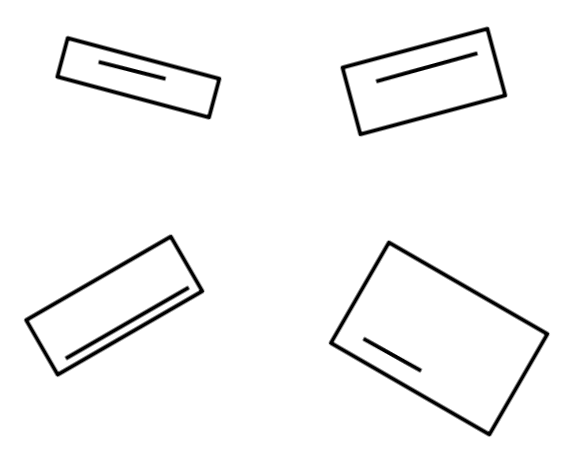
#> input picture Task 1/image.png, 563 x 451 px, found by its file name
$ jupyter execute rectangle_alignment_notebook.ipynb
#> lines starting #> are read from the running program, lines starting #| are printed output that depends on the picture; after the words box and inside, x2 and y2 are one past the last pixel; in counts of white or black regions, pixels touching at a corner belong together
[cell 1]
import cv2
import matplotlib.pyplot as plt
import numpy as np
import math

# config------------------------------
IMAGE_PATH = "image.png"
# first rectangle image size
# is retrieved manually through ms.pain
RECTANGLE_FIRST_SIZE = (200,250)
# coordinate of two endpoints of the base of each rectangles
BASE_LINES = [[(50,75),(209,118)],[(359, 134,), (505,95)],[(203, 291),(56, 375)],[(328, 343), (489, 435)]]


# helper functions------------------------------
def rotate_image(image, angle):  #rotate the image about the given angle around the center of the image
    image_center = tuple(np.array(image.shape[1::-1]) / 2)
    rot_mat = cv2.getRotationMatrix2D(image_center, angle, 1.0)
    result = cv2.warpAffine(image, rot_mat, image.shape[1::-1],
                            flags=cv2.INTER_LINEAR,
                            borderMode = cv2.BORDER_CONSTANT,
                            borderValue=255)

    return result

def get_angle(point1, point2): #return the angle between two points
    base = point2[0] - point1[0]
    perpendicular = point2[1] - point1[1]
    theta = math.degrees(math.atan(perpendicular/base))
    return theta

def align_rectangle(rectangle_images, base_lines_coord):
    """It takes a list of cropped rectangles and a list of each rectangle base lines
    and returns the list of aligned rectangle images."""
    aligned_rectangles = []
    for rect_img, base_coord in zip(rectangle_images,base_lines_coord):
        theta = get_angle(*base_coord)
        aligned_rectangles.append(rotate_image(rect_img,theta))
    return aligned_rectangles


def merge_images(final_image_shape,
                 list_images,
                 rectangle_first_size=RECTANGLE_FIRST_SIZE):
    """It merges the given list of aligned rectangular images.
    It takes the shape of the image after merged and list of images"""

    merged_image = np.ones(final_image_shape) * 255 # initialize all the pixels are white, it is not mandatory
    merged_image[:rectangle_first_size[0],
                 :rectangle_first_size[1]] = list_images[0]
    merged_image[:rectangle_first_size[0],
                 rectangle_first_size[1]:] = list_images[1]
    merged_image[rectangle_first_size[0]:,
                 :rectangle_first_size[1]] = list_images[2]
    merged_image[rectangle_first_size[0]:,
                 rectangle_first_size[1]:] = list_images[3]
    return merged_image


# main method----------------------------------
def run(show_image = True, save_image = True):
    # loading image
#> called with show_image = True, save_image = True
    image = cv2.imread(IMAGE_PATH)
#> image is the input picture: shape (451, 563, 3); min 0, max 255, mean 246.1
    # transforming into gray image
    gray_image = cv2.cvtColor(image,cv2.COLOR_BGR2GRAY)

    # cropping the image into four different image each of them contains each rectangle of the given figure
    rectangle_first_image = gray_image[:RECTANGLE_FIRST_SIZE[0],:RECTANGLE_FIRST_SIZE[1]]
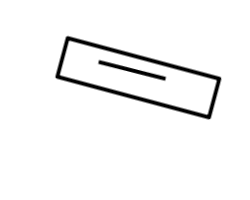
#> rectangle_first_image: shape (200, 250); min 0, max 255, mean 245.8
    rectangle_second_image = gray_image[:RECTANGLE_FIRST_SIZE[0],RECTANGLE_FIRST_SIZE[1]:]
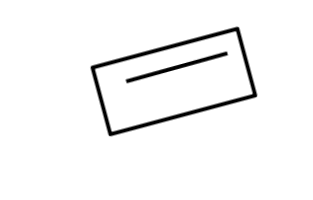
#> rectangle_second_image: shape (200, 313); min 0, max 255, mean 246.5
    rectangle_third_image = gray_image[RECTANGLE_FIRST_SIZE[0]:,:RECTANGLE_FIRST_SIZE[1]]
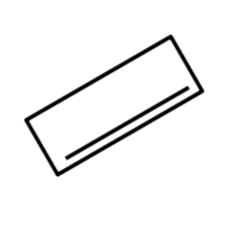
#> rectangle_third_image: shape (251, 250); min 0, max 255, mean 245.4
    rectangle_fourth_image = gray_image[RECTANGLE_FIRST_SIZE[0]:,RECTANGLE_FIRST_SIZE[1]:]
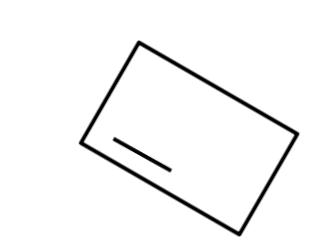
#> rectangle_fourth_image: shape (251, 313); min 0, max 255, mean 246.6

    rect_images = [rectangle_first_image, rectangle_second_image, rectangle_third_image, rectangle_fourth_image]

    # align rectangles
    aligned_rects = align_rectangle(rect_images,BASE_LINES)
#> the loop in align_rectangle, `for rect_img, base_coord in zip(rectangle_images,base_lines_coord):` made 4 passes
#> (base_coord, base in get_angle, perpendicular in get_angle, theta, image_center in rotate_image, rot_mat in rotate_image) on passes 1 to 4: ([(50, 75), (209, 118)], 159, 43, 15.13, (125, 100), [[0.965, 0.261, -21.77], [-0.261, 0.965, 36.1]]), ([(359, 134), (505, 95)], 146, -39, -14.96, (156.5, 100), [[0.966, -0.258, 31.11], [0.258, 0.966, -37]]), ([(203, 291), (56, 375)], -147, 84, -29.74, (125, 125.5), [[0.868, -0.496, 78.74], [0.496, 0.868, -45.48]]), ([(328, 343), (489, 435)], 161, 92, 29.74, (156.5, 125.5), [[0.868, 0.496, -41.65], [-0.496, 0.868, 94.18]])
#> pass 1, in rotate_image, `result = cv2.warpAffine(image, rot_mat, image.shape[1::-1], flags=cv2...`:
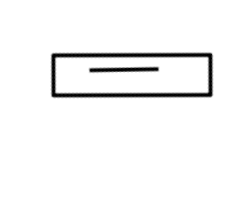
#> result: shape (200, 250); min 0, max 255, mean 245.8
#> pass 3, in rotate_image (call 3), `result = cv2.warpAffine(image, rot_mat, image.shape[1::-1], flags=cv2...`:
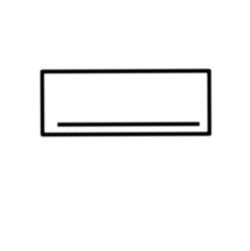
#> result: shape (251, 250); min 0, max 255, mean 245.4
#> after the loop in align_rectangle, `for rect_img, base_coord in zip(rectangle_images,base_lines_coord):`: aligned_rectangles = 4 items
#> aligned_rects = 4 items

    # merged all the images of aligned rectangles
    final_image = merge_images(gray_image.shape,aligned_rects)

    # save the final aligned image
    if save_image:
        cv2.imwrite("aligned_rectangles.png",final_image)

    # display image
    if show_image:
        plt.imshow(final_image,cmap="gray")
        plt.title("aligned images")
        plt.show()

if __name__ == '__main__':
    run()

# Task 2 (naming the rectangle)

[cell 2]
import cv2
import matplotlib.pyplot as plt
import numpy as np
import math

# config------------------------------
IMAGE_PATH = "aligned_rectangles.png"
# first rectangle image size
# is retrieved manually through ms.pain
RECTANGLE_FIRST_SIZE = (200,250)
# coordinate of two endpoints of the base of each rectangles
BASE_LINES = [[(50,75),(209,118)],[(359, 134,), (505,95)],[(203, 291),(56, 375)],[(328, 343), (489, 435)]]


# helper functions
def calculate_dist(box):
    """Takes box as an input i.e a list of coordinates of
    4 points of a rectangular box"""
    #p1 (min(x,y)) and p2(min(x,y))
    #distance (p2 - p1)
    p1 = box[0]
    p2 = box[0]
    for point in box:
        if point[0] > p2[0]:
            p2 = point
        if point[0] < p1[0]:
            p1 = point
    return ((p2[0]-p1[0])**2 + (p2[1] - p1[0])**2)**1/2


def find_line_length(image):
    """This function takes cropped image of a rectangle
    returns the length of the inner line of the rectangle
    Note that it uses calculate_dist function
    """
    image = image.astype(np.uint8)
    kernel = np.array([[-1,-1,-1], [-1,10,-1], [-1,-1,-1]])
    image = cv2.filter2D(image, -1, kernel)
    _, thresh = cv2.threshold(image, 127, 255, 0)
    contours, _ = cv2.findContours(thresh, 1,cv2.RETR_TREE)
    #contours 0 contain child contours : an assumption
    cnt = contours[0]
    rect = cv2.minAreaRect(cnt)
    box = cv2.boxPoints(rect)
    return calculate_dist(box)


def length_order_encoder(length_list):
    """This function takes a list of numbers particularly a list of distance
    and returns the rank of the distance in descending order
    for instance: a list contains two elements, if the first element is
    greater that the second then the return encoded list is [1,0]"""

    sorted_list = sorted(length_list, reverse=True)
    rank = [1+sorted_list.index(x) for x in length_list ]
    return rank


def merge_images(final_image_shape,
                 list_images,
                 rectangle_first_size=RECTANGLE_FIRST_SIZE):
    """It merges the given list of aligned rectangular images.
    It takes the shape of the image after merged and list of images"""

    merged_image = np.ones(final_image_shape) * 255 # initialize all the pixels are white, it is not mandatory
    merged_image[:rectangle_first_size[0],
                 :rectangle_first_size[1]] = list_images[0]
    merged_image[:rectangle_first_size[0],
                 rectangle_first_size[1]:] = list_images[1]
    merged_image[rectangle_first_size[0]:,
                 :rectangle_first_size[1]] = list_images[2]
    merged_image[rectangle_first_size[0]:,
                 rectangle_first_size[1]:] = list_images[3]
    return merged_image


def run(show_image = True, save_image = True):
    # loading aligned image
#> called with show_image = True, save_image = True
    image = cv2.imread(IMAGE_PATH)
#> image: shape (451, 563, 3); min 0, max 255, mean 246.1
    # transforming into gray image
    gray_image = cv2.cvtColor(image,cv2.COLOR_BGR2GRAY)

    # cropping the image into four different image each of them contains each rectangle of the given figure
    rectangle_first_image = gray_image[:RECTANGLE_FIRST_SIZE[0],:RECTANGLE_FIRST_SIZE[1]]
    rectangle_second_image = gray_image[:RECTANGLE_FIRST_SIZE[0],RECTANGLE_FIRST_SIZE[1]:]
    rectangle_third_image = gray_image[RECTANGLE_FIRST_SIZE[0]:,:RECTANGLE_FIRST_SIZE[1]]
    rectangle_fourth_image = gray_image[RECTANGLE_FIRST_SIZE[0]:,RECTANGLE_FIRST_SIZE[1]:]
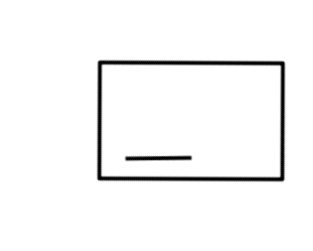
#> rectangle_fourth_image: shape (251, 313); min 0, max 255, mean 246.6

    rect_images = [rectangle_first_image, rectangle_second_image, rectangle_third_image, rectangle_fourth_image]

    # extract the length of the inner line of each rectangle
    length = []
    for rect in rect_images:
        length.append(find_line_length(rect))
#> this loop made 4 passes
#> box in find_line_length on passes 2 to 4: [[131, 76.8], [130.9, 71.03], [237, 69.68], [237.1, 75.45]], [[56.06, 127], [55.99, 122.1], [200, 120], [200, 125]], [[124, 161], [123.9, 155.3], [191.9, 154.3], [192, 160]]
#> pass 1, in find_line_length, `_, thresh = cv2.threshold(image, 127, 255, 0)`:
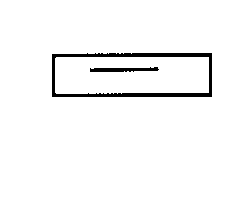
#> thresh: shape (200, 250); 96.7% white; 2 black regions, box (x1, y1, x2, y2) and area: (52, 53, 212, 97) 1391, (90, 67, 159, 72) 246
#> pass 2, in find_line_length (call 2), `_, thresh = cv2.threshold(image, 127, 255, 0)`:
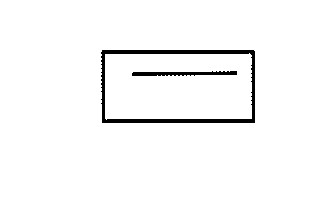
#> thresh: shape (200, 313); 96.8% white; 2 black regions, box (x1, y1, x2, y2) and area: (101, 50, 255, 123) 1642, (132, 71, 237, 76) 373
#> after the loop, length = [2608.5, 7169.1, 12754.4, 2966.9]

    # encode the length into ranks
    length_rank = length_order_encoder(length)
#> in length_order_encoder, `sorted_list = sorted(length_list, reverse=True)`: sorted_list = [12754.4, 7169.1, 2966.9, 2608.5]
#> in length_order_encoder, `rank = [1+sorted_list.index(x) for x in length_list ]`: rank = [4, 2, 1, 3]
#> length_rank = [4, 2, 1, 3]

    #put the rank test as an image caption

    for index,image in enumerate(rect_images):
        cv2.putText(image,str(length_rank[index]),(image.shape[1]//2,image.shape[0]-image.shape[0]//6 ), cv2.FONT_HERSHEY_SIMPLEX, 1, (0, 0, 0), 3)
#> this loop made 4 passes

    # merged all the images of aligned rectangles
    final_image = merge_images(gray_image.shape,rect_images)
#> in merge_images, `merged_image[rectangle_first_size[0]:, rectangle_first_size[1]:] = lis..`:
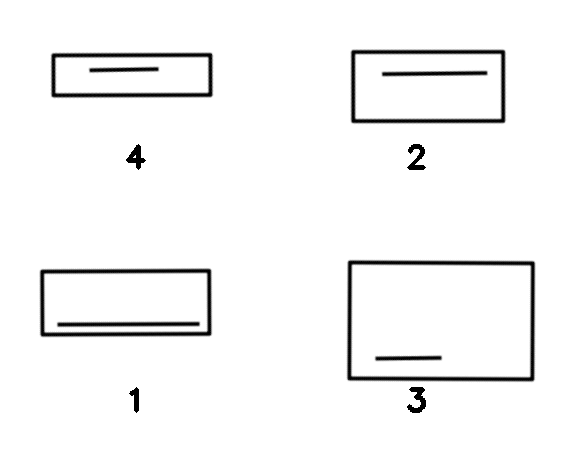
#> merged_image: shape (451, 563) float64; min 0, max 255, mean 245.3

    # save the final aligned image
    if save_image:
        cv2.imwrite("numbered_rectangles.png",final_image)

    # display image
    if show_image:
        plt.imshow(final_image,cmap="gray")
        plt.title("numbered images")
        plt.show()


if __name__ == "__main__":
    run()
